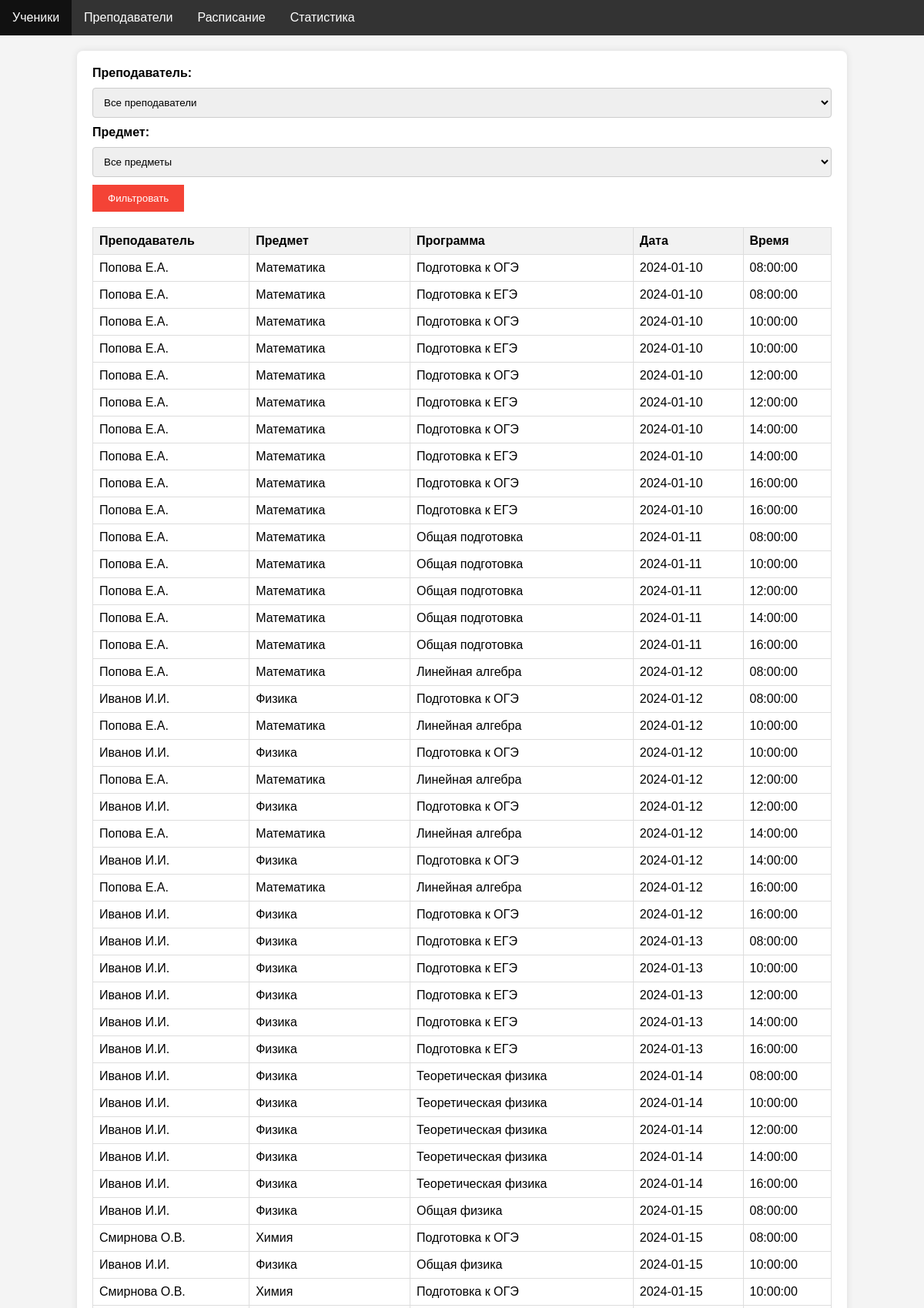
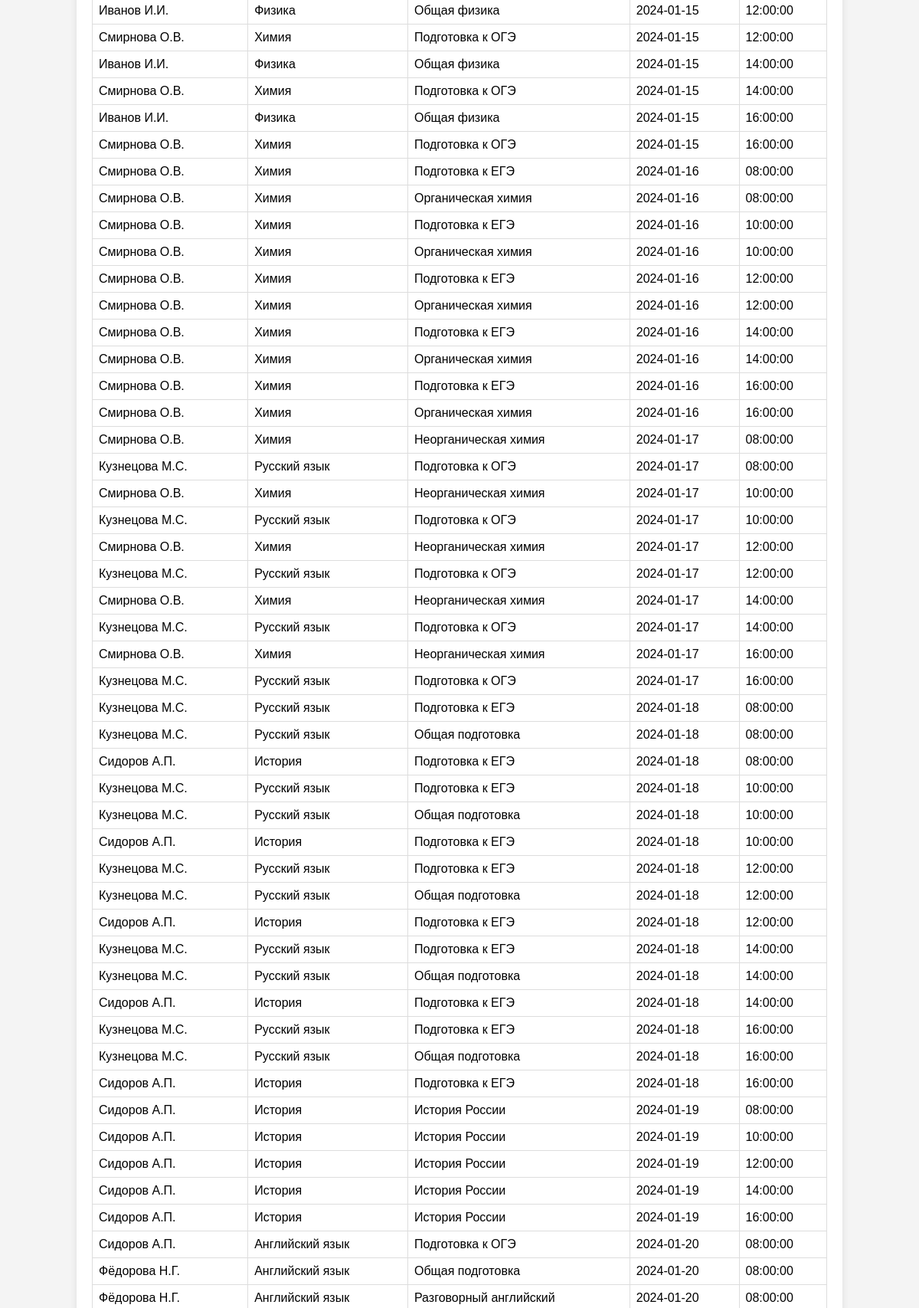
The app's page /schedule (upper part) with its own data (2 pictures, top to bottom).
### tables this page shows
CREATE TABLE schedule (
    schedule_id INTEGER PRIMARY KEY AUTOINCREMENT,
    teacher_id INTEGER NOT NULL,
    program_id INTEGER NOT NULL,
    schedule_day DATE NOT NULL,
    FOREIGN KEY (teacher_id) REFERENCES teacher(teacher_id) ON DELETE CASCADE,
    FOREIGN KEY (program_id) REFERENCES program(program_id) ON DELETE CASCADE
);

CREATE TABLE teacher (
    teacher_id INTEGER PRIMARY KEY AUTOINCREMENT,
    teacher_name VARCHAR(100) NOT NULL,
    teacher_number VARCHAR(20) NOT NULL,
    teacher_adress VARCHAR(255) NOT NULL
);

CREATE TABLE subject (
    subject_id INTEGER PRIMARY KEY AUTOINCREMENT,
    subject_name VARCHAR(100) NOT NULL
);

CREATE TABLE program (
    program_id INTEGER PRIMARY KEY AUTOINCREMENT,
    subject_id INTEGER NOT NULL,
    program_name VARCHAR(100) NOT NULL,
    program_degree VARCHAR(50) NOT NULL,
    program_price DECIMAL(10, 2) NOT NULL,
    FOREIGN KEY (subject_id) REFERENCES subject(subject_id) ON DELETE CASCADE
);

CREATE TABLE time (
   time_id INTEGER PRIMARY KEY AUTOINCREMENT,
   time_hour TIME NOT NULL
);

### controllers/schedule.py (the view)
@app.route('/schedule', methods=['GET'])
def schedule():
    conn = get_db_connection()
    teachers = get_teachers(conn)
    subjects = get_subjects(conn)
    selected_teacher = request.args.get('teacher')
    selected_subject = request.args.get('subject')
    if not selected_teacher:
        selected_teacher = None
    if not selected_subject:
        selected_subject = None
    schedule = get_filtered_schedule(conn, selected_teacher, selected_subject)
    return render_template('schedule.html',
                           teachers=teachers,
                           subjects=subjects,
                           selected_teacher=selected_teacher,
                           selected_subject=selected_subject,
                           schedule=schedule)

### models/schedule_model.py (called while the page is built)
def get_teachers(conn):
    query = 'SELECT teacher_id, teacher_name FROM teacher'
    return pd.read_sql(query, conn)

def get_subjects(conn):
    query = 'SELECT subject_id, subject_name FROM subject'
    return pd.read_sql(query, conn)

def get_filtered_schedule(conn, teacher_id=None, subject_id=None):
    query = '''
    SELECT t.teacher_name, s.subject_name, p.program_name, sch.schedule_day, ti.time_hour
    FROM schedule sch
    JOIN program p ON sch.program_id = p.program_id
    JOIN teacher t ON sch.teacher_id = t.teacher_id
    JOIN subject s ON p.subject_id = s.subject_id
    JOIN registration r ON sch.schedule_id = r.schedule_id
    JOIN time ti ON r.registration_time = ti.time_hour
    WHERE (? IS NULL OR sch.teacher_id = ?)
    AND (? IS NULL OR p.subject_id = ?)
    ORDER BY sch.schedule_day, ti.time_hour
    '''
    return pd.read_sql(query, conn, params=(teacher_id, teacher_id, subject_id, subject_id))

### utils.py (called while the page is built)
def get_db_connection():
    return sqlite3.connect('school.db')

### templates/schedule.html (shortened to what this page needs)
<!DOCTYPE HTML>
<html>
<head>
    <link rel="stylesheet" type="text/css" href="/static/css/main.css" />
</head>
<body>
    <ul class="nav">
        <li><a href="{{ url_for('index') }}">Ученики</a></li>
        <li><a href="{{ url_for('teacher') }}">Преподаватели</a></li>
        <li><a href="{{ url_for('schedule') }}">Расписание</a></li>
        <li><a href="{{ url_for('statistics') }}">Статистика</a></li>
    </ul>
    <div class="container">
        <form action="" method="get">
            <label for="teacher">Преподаватель:</label>
            <select name="teacher" id="teacher">
                <option value="" {% if not selected_teacher %}selected{% endif %}>Все преподаватели</option>
            </select>
            <label for="subject">Предмет:</label>
            <select name="subject" id="subject">
                <option value="" {% if not selected_subject %}selected{% endif %}>Все предметы</option>
            </select>
            <button type="submit">Фильтровать</button>
        </form>
        <table>
            <thead>
                <tr>
                    <th>Преподаватель</th>
                    <th>Предмет</th>
                    <th>Программа</th>
                    <th>Дата</th>
                    <th>Время</th>
                </tr>
            </thead>
            <tbody>
                {% for row in schedule.itertuples() %}
                <tr>
                    <td>{{ row.teacher_name }}</td>
                    <td>{{ row.subject_name }}</td>
                    <td>{{ row.program_name }}</td>
                    <td>{{ row.schedule_day }}</td>
                    <td>{{ row.time_hour }}</td>
                </tr>
                {% endfor %}
            </tbody>
        </table>
    </div>
</body>
</html>

### static/css/main.css (style rules this page uses)
body { font-family: Arial, sans-serif; margin: 0; padding: 0; background-color: #f4f4f4; }
.nav { list-style-type: none; margin: 0; padding: 0; overflow: hidden; background-color: #333; }
.nav li { float: left; }
.nav li a { display: block; color: white; text-align: center; padding: 14px 16px; text-decoration: none; }
.container { padding: 20px; background-color: white; border-radius: 8px; margin: 20px auto; width: 80%; box-shadow: 0px 0px 10px rgba(0, 0, 0, 0.1); }
form { margin-bottom: 20px; }
label { font-weight: bold; margin-right: 10px; }
select, input[type="text"], input[type="date"], input[type="submit"], input[type="button"] { margin: 10px 0; padding: 10px; border: 1px solid #ccc; border-radius: 4px; box-sizing: border-box; width: 100%; }
table { width: 100%; border-collapse: collapse; margin-top: 10px; }
table, th, td { border: 1px solid #ddd; }
th, td { padding: 8px; text-align: left; }
th { background-color: #f2f2f2; }
button { background-color: #f44336; color: white; border: none; padding: 10px 20px; cursor: pointer; }

### records on screen
schedule: teacher_name "Попова Е.А.", subject_name "Математика", program_name "Подготовка к ОГЭ", schedule_day "2024-01-10", time_hour "08:00:00", time_hour "10:00:00", time_hour "12:00:00", time_hour "14:00:00", time_hour "16:00:00"
schedule: teacher_name "Попова Е.А.", subject_name "Математика", program_name "Подготовка к ЕГЭ", schedule_day "2024-01-10", time_hour "08:00:00", time_hour "10:00:00", time_hour "12:00:00", time_hour "14:00:00", time_hour "16:00:00"
schedule: teacher_name "Попова Е.А.", subject_name "Математика", program_name "Общая подготовка", schedule_day "2024-01-11", time_hour "08:00:00", time_hour "10:00:00", time_hour "12:00:00", time_hour "14:00:00", time_hour "16:00:00"
schedule: teacher_name "Попова Е.А.", subject_name "Математика", program_name "Линейная алгебра", schedule_day "2024-01-12", time_hour "08:00:00", time_hour "10:00:00", time_hour "12:00:00", time_hour "14:00:00", time_hour "16:00:00"
schedule: teacher_name "Иванов И.И.", subject_name "Физика", program_name "Подготовка к ОГЭ", schedule_day "2024-01-12", time_hour "08:00:00", time_hour "10:00:00", time_hour "12:00:00", time_hour "14:00:00", time_hour "16:00:00"
schedule: teacher_name "Иванов И.И.", subject_name "Физика", program_name "Подготовка к ЕГЭ", schedule_day "2024-01-13", time_hour "08:00:00", time_hour "10:00:00", time_hour "12:00:00", time_hour "14:00:00", time_hour "16:00:00"
schedule: teacher_name "Иванов И.И.", subject_name "Физика", program_name "Теоретическая физика", schedule_day "2024-01-14", time_hour "08:00:00", time_hour "10:00:00", time_hour "12:00:00", time_hour "14:00:00", time_hour "16:00:00"
schedule: teacher_name "Иванов И.И.", subject_name "Физика", program_name "Общая физика", schedule_day "2024-01-15", time_hour "08:00:00", time_hour "10:00:00", time_hour "12:00:00", time_hour "14:00:00", time_hour "16:00:00"
schedule: teacher_name "Смирнова О.В.", subject_name "Химия", program_name "Подготовка к ОГЭ", schedule_day "2024-01-15", time_hour "08:00:00", time_hour "10:00:00", time_hour "12:00:00", time_hour "14:00:00", time_hour "16:00:00"
schedule: teacher_name "Смирнова О.В.", subject_name "Химия", program_name "Подготовка к ЕГЭ", schedule_day "2024-01-16", time_hour "08:00:00", time_hour "10:00:00", time_hour "12:00:00", time_hour "14:00:00", time_hour "16:00:00"
schedule: teacher_name "Смирнова О.В.", subject_name "Химия", program_name "Органическая химия", schedule_day "2024-01-16", time_hour "08:00:00", time_hour "10:00:00", time_hour "12:00:00", time_hour "14:00:00", time_hour "16:00:00"
schedule: teacher_name "Смирнова О.В.", subject_name "Химия", program_name "Неорганическая химия", schedule_day "2024-01-17", time_hour "08:00:00", time_hour "10:00:00", time_hour "12:00:00", time_hour "14:00:00", time_hour "16:00:00"
schedule: teacher_name "Кузнецова М.С.", subject_name "Русский язык", program_name "Подготовка к ОГЭ", schedule_day "2024-01-17", time_hour "08:00:00", time_hour "10:00:00", time_hour "12:00:00", time_hour "14:00:00", time_hour "16:00:00"
schedule: teacher_name "Кузнецова М.С.", subject_name "Русский язык", program_name "Подготовка к ЕГЭ", schedule_day "2024-01-18", time_hour "08:00:00", time_hour "10:00:00", time_hour "12:00:00", time_hour "14:00:00", time_hour "16:00:00"
schedule: teacher_name "Кузнецова М.С.", subject_name "Русский язык", program_name "Общая подготовка", schedule_day "2024-01-18", time_hour "08:00:00", time_hour "10:00:00", time_hour "12:00:00", time_hour "14:00:00", time_hour "16:00:00"
schedule: teacher_name "Сидоров А.П.", subject_name "История", program_name "Подготовка к ЕГЭ", schedule_day "2024-01-18", time_hour "08:00:00", time_hour "10:00:00", time_hour "12:00:00", time_hour "14:00:00", time_hour "16:00:00"
schedule: teacher_name "Сидоров А.П.", subject_name "История", program_name "История России", schedule_day "2024-01-19", time_hour "08:00:00", time_hour "10:00:00", time_hour "12:00:00", time_hour "14:00:00", time_hour "16:00:00"
schedule: teacher_name "Сидоров А.П.", subject_name "Английский язык", program_name "Подготовка к ОГЭ", schedule_day "2024-01-20", time_hour "08:00:00"
schedule: teacher_name "Фёдорова Н.Г.", subject_name "Английский язык", program_name "Общая подготовка", schedule_day "2024-01-20", time_hour "08:00:00"
schedule: teacher_name "Фёдорова Н.Г.", subject_name "Английский язык", program_name "Разговорный английский", schedule_day "2024-01-20", time_hour "08:00:00"
